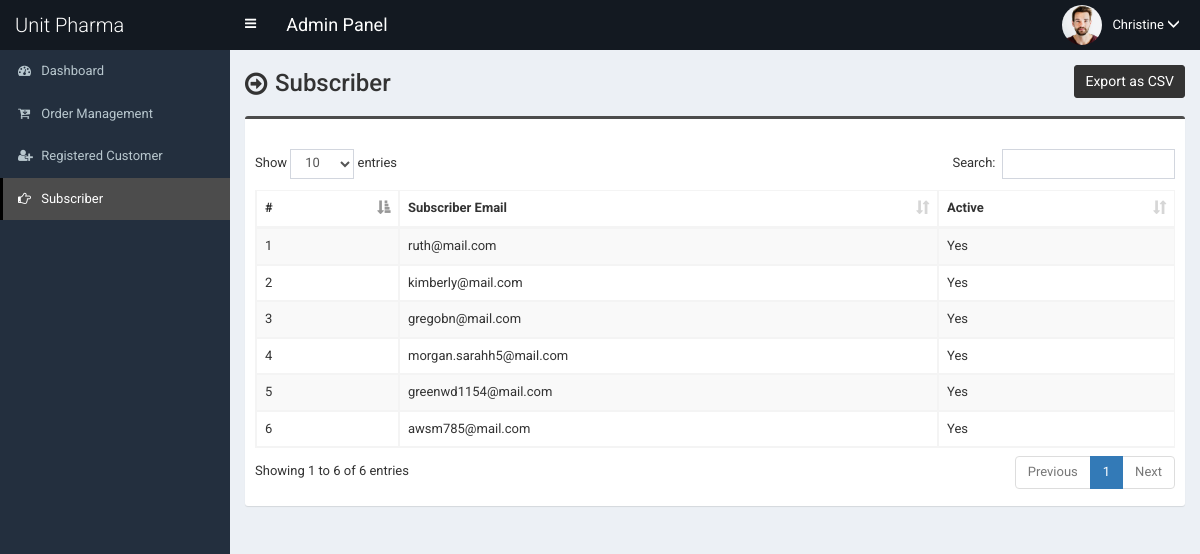
The app's page /admin/subscriber.php (signed in), older data.
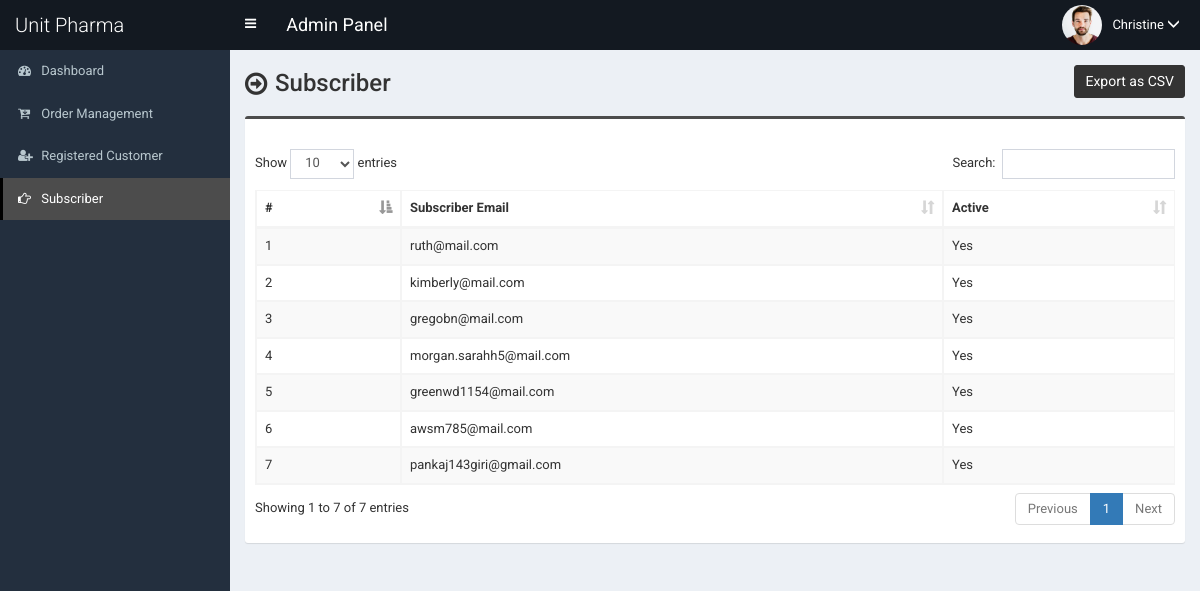
The same page, newer data.
### tables this page shows
CREATE TABLE `tbl_subscriber` (
  `subs_id` int(11) NOT NULL,
  `subs_email` varchar(255) NOT NULL,
  `subs_date` varchar(100) NOT NULL,
  `subs_date_time` varchar(100) NOT NULL,
  `subs_hash` varchar(255) NOT NULL,
  `subs_active` int(11) NOT NULL
);

### admin/subscriber.php (the view, shortened to what this page needs)
<?php require_once('header.php'); ?>
<section class="content-header">
	<div class="content-header-left">
		<h1>Subscriber</h1>
	</div>
	<div class="content-header-right">
		<a href="subscriber-csv.php" class="btn btn-primary btn-sm">Export as CSV</a>
	</div>
</section>
<section class="content">
  <div class="row">
    <div class="col-md-12">
      <div class="box box-info">
        <div class="box-body table-responsive">
          <table id="example1" class="table table-bordered table-hover table-striped">
			<thead>
			    <tr>
			        <th>#</th>
			        <th>Subscriber Email</th>
					<th>Active</th>
			    </tr>
			</thead>
            <tbody>
            	<?php
            	$i=0;
            	$statement = $pdo->prepare("SELECT * FROM tbl_subscriber WHERE subs_active=1");
            	$statement->execute();
            	$result = $statement->fetchAll(PDO::FETCH_ASSOC);
            	foreach ($result as $row) {
            		$i++;
            		?>
					<tr>
	                    <td><?php echo $i; ?></td>
	                    <td><?php echo $row['subs_email']; ?></td>
						<td><?php if($row['subs_active']==1) {echo "Yes";}else{echo "No";}?>
	                </tr>
            		<?php
            	}
            	?>
            </tbody>
          </table>
        </div>
      </div>
</section>
<?php require_once('footer.php'); ?>

### admin/header.php (shortened to what this page needs)
<!DOCTYPE html>
<html>
<head>
	<link rel="stylesheet" href="css/bootstrap.min.css">
	<link rel="stylesheet" href="css/font-awesome.min.css">
	<link rel="stylesheet" href="css/ionicons.min.css">
	<link rel="stylesheet" href="css/datepicker3.css">
	<link rel="stylesheet" href="css/all.css">
	<link rel="stylesheet" href="css/select2.min.css">
	<link rel="stylesheet" href="css/dataTables.bootstrap.css">
	<link rel="stylesheet" href="css/jquery.fancybox.css">
	<link rel="stylesheet" href="css/AdminLTE.min.css">
	<link rel="stylesheet" href="css/_all-skins.min.css">
	<link rel="stylesheet" href="css/on-off-switch.css"/>
	<link rel="stylesheet" href="css/summernote.css">
	<link rel="stylesheet" href="style.css">
</head>
<body class="hold-transition fixed skin-blue sidebar-mini">
	<div class="wrapper">
		<header class="main-header">
			<a href="index.php" class="logo">
				<span class="logo-lg">Unit Pharma</span>
			</a>
			<nav class="navbar navbar-static-top">
				<a href="#" class="sidebar-toggle" data-toggle="offcanvas" role="button">
				</a>
				<span style="float:left;line-height:50px;color:#fff;padding-left:15px;font-size:18px;">Admin Panel</span>
				<div class="navbar-custom-menu">
					<ul class="nav navbar-nav">
						<li class="dropdown user user-menu">
							<a href="#" class="dropdown-toggle" data-toggle="dropdown">
								<img src="../assets/uploads/<?php echo $_SESSION['user']['photo']; ?>" class="user-image" alt="User Image">
								<span class="hidden-xs"><?php echo $_SESSION['user']['full_name']; ?> </span><span style="margin-top:auto" class="glyphicon glyphicon-menu-down"></span>
							</a>
						</li>
					</ul>
				</div>
			</nav>
		</header>
  		<?php $cur_page = substr($_SERVER["SCRIPT_NAME"],strrpos($_SERVER["SCRIPT_NAME"],"/")+1); ?>
  		<aside class="main-sidebar">
    		<section class="sidebar">
      			<ul class="sidebar-menu">
			        <li class="treeview <?php if($cur_page == 'index.php') {echo 'active';} ?>">
			          <a href="index.php">
			            <i class="fa fa-dashboard"></i> <span>Dashboard</span>
			          </a>
			        </li>
					<li class="treeview <?php if( ($cur_page == 'order.php') ) {echo 'active';} ?>">
                        <a href="order.php">
                            <i class="fa fa-cart-arrow-down"></i> <span>Order Management</span>
                        </a>
                    </li>
					<li class="treeview <?php if( ($cur_page == 'customer.php') || ($cur_page == 'customer-add.php') || ($cur_page == 'customer-edit.php') ) {echo 'active';} ?>">
			          <a href="customer.php">
			            <i class="fa fa-user-plus"></i> <span>Registered Customer</span>
			          </a>
			        </li>
					<li class="treeview <?php if( ($cur_page == 'subscriber.php')||($cur_page == 'subscriber.php') ) {echo 'active';} ?>">
			          <a href="subscriber.php">
			            <i class="fa fa-hand-o-right"></i> <span>Subscriber</span>
			          </a>
			        </li>
      			</ul>
    		</section>
  		</aside>
  		<div class="content-wrapper">

### admin/footer.php (shortened to what this page needs)
		</div>
	</div>
</body>
</html>

### admin/style.css (style rules this page uses)
body { font-size: 13px; font-family: "Roboto", sans-serif; }
.navbar-nav > .user-menu .user-image { width: 40px; height: 40px; margin-top: -10px; }
.content-header > h1, .content-header .content-header-left h1 { font-family: "Roboto", sans-serif; }
.main-header .logo { text-align: left; }
.main-header .logo .logo-lg { font-family: "Roboto", sans-serif; }
.box-info { padding-top: 20px; }
.content-header { overflow: hidden; }
.content-header .content-header-left { float: left; padding-top: 5px; }
.content-header .content-header-right { float: right; }
.content-header .content-header-left h1 { margin-top: 0; margin-bottom: 0; padding-left: 30px; padding-bottom: 5px; font-size: 24px; position: relative; }
.content-header .content-header-left h1:before { position: absolute; top: 0; left: 0; font-family: "FontAwesome", sans-serif; font-size: 26px; content: "\f18e"; }
.content-header .content-header-right a { position: relative; font-size: 14px; }
.skin-blue .sidebar-menu > li:hover > a, .skin-blue .sidebar-menu > li.active > a { color: #fff; background: #3c8dbc; border-left-color: #3c8dbc; }
.skin-blue .main-header .logo, .skin-blue .main-header .logo:hover, .skin-blue .main-header .navbar, .skin-blue .main-header .navbar .sidebar-toggle:hover { background-color: #131921; }
.skin-blue .sidebar-menu > li:hover > a, .skin-blue .sidebar-menu > li.active > a { background-color: #4c4c4c; border-left-color: #000000; }
.box.box-info { border-top-color: #4c4c4c; }
.content-header .content-header-right a { background-color: #333333; border-color: #333333; }

Row changes from the older to the newer data that the page shows:
added tbl_subscriber: subs_email "pankaj143giri@gmail.com", subs_active "Yes"
Text that changed along with them:
text written by a page script: "Show entries Search: Showing 1 to 6 of 6 entries Previous 1 Next" → "Show entries Search: Showing 1 to 7 of 7 entries Previous 1 Next"
